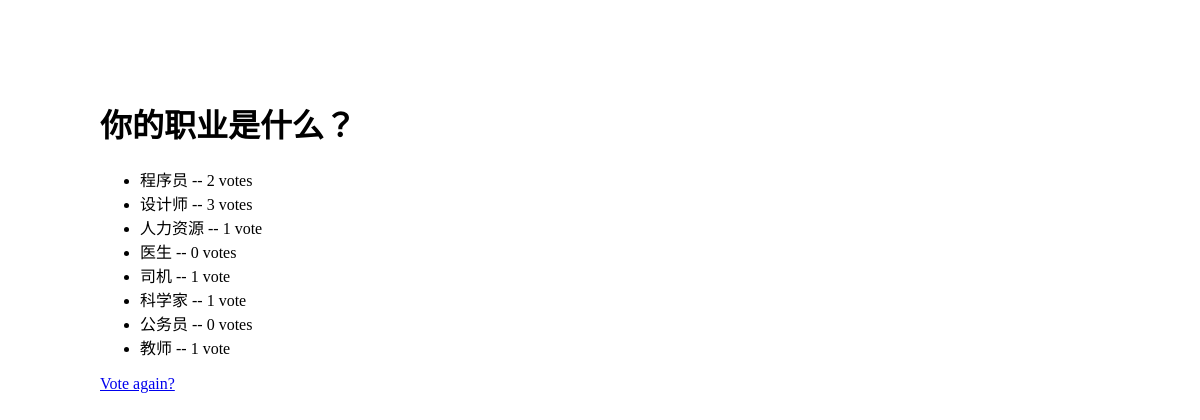
The page /polls/4/results/ on the database its author committed.
### polls/models.py (models this page shows, shortened)
class Question(models.Model):
    question_text = models.CharField(max_length=200)
    pub_date = models.DateTimeField('date published')
    def was_published_recently(self):
        return self.pub_date >= timezone.now() - datetime.timedelta(days=1)
    def was_published_recently(self):
        now = timezone.now()
        return now - datetime.timedelta(days=1) <= self.pub_date <= now
    was_published_recently.admin_order_field = 'pub_date'
    was_published_recently.boolean = True
    was_published_recently.short_description = 'Published recently?'

class Choice(models.Model):
    question = models.ForeignKey(Question, on_delete=models.CASCADE)
    choice_text = models.CharField(max_length=200)
    votes = models.IntegerField(default=0)

### polls/views.py (the view)
# urls.py: url(r'^(?P<pk>[0-9]+)/results/$', views.ResultsView.as_view(), name='results'),
class ResultsView(generic.DetailView):
    model = Question
    template_name = 'polls/results.html'

### polls/templates/polls/results.html (shortened to what this page needs)
<!DOCTYPE html>
<html>
<head>
    {% load static %}
    <link rel="stylesheet" type="text/css" href="{% static 'polls/style-results.css' %}" />
</head>
<body>
    <div class="content">
        <h1>{{ question.question_text }}</h1>
        <ul>
        {% for choice in question.choice_set.all %}
            <li>{{ choice.choice_text }} -- {{ choice.votes }} vote{{ choice.votes|pluralize }}</li>
        {% endfor %}
        </ul>
        <a href="{% url 'polls:detail' question.id %}">Vote again?</a>
    </div>
</body>
</html>

### polls/static/polls/style-results.css (style rules this page uses)
body { height: 1000px; }
.content { width: 1000px; margin: 100px auto; }

### rows shown on the page
Question: question_text "你的职业是什么？"
Choice: choice_text "程序员", votes "2"
Choice: choice_text "设计师", votes "3"
Choice: choice_text "人力资源", votes "1"
Choice: choice_text "医生", votes "0"
Choice: choice_text "司机", votes "1"
Choice: choice_text "科学家", votes "1"
Choice: choice_text "公务员", votes "0"
Choice: choice_text "教师", votes "1"
